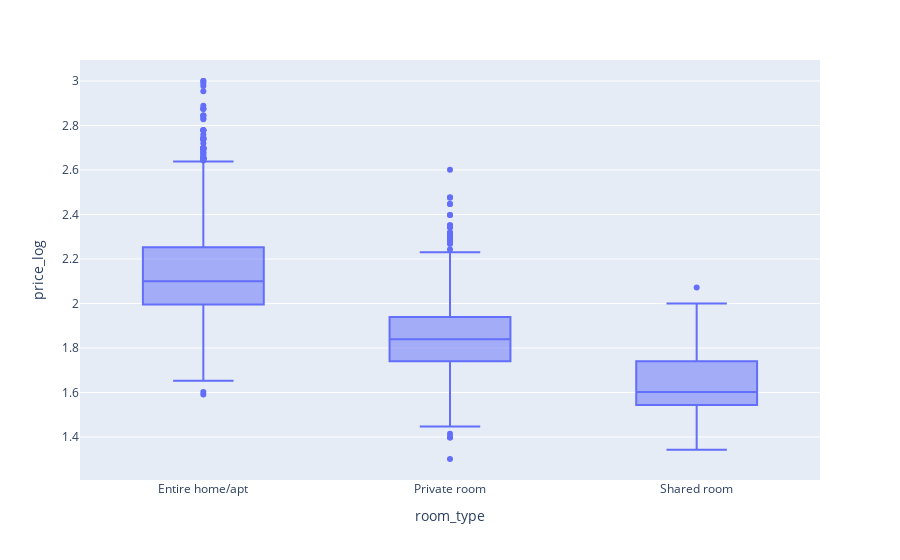

Notebook source saved alongside this figure:
### Markdown cell above
6. Visualize the price against the following variables : 

- ```room type```
- ```beds```
- ```property type```

### Code cell
px.box(dataset, x = 'room_type', y = 'price_log')

### Figure 1 — Plotly figure (JSON) as saved in the notebook; plotly's stock layout.template omitted (floating-point values rounded to 4 significant figures; data arrays with more than 128 entries replaced by an {"elided": "..."} marker saying what was removed)
{"data": [{"alignmentgroup": "True", "hovertemplate": "room_type=%{x}<br>price_log=%{y}<extra></extra>", "legendgroup": "", "marker": {"color": "#636efa"}, "name": "", "notched": false, "offsetgroup": "", "orientation": "v", "showlegend": false, "type": "box", "x": {"elided": "3818 str values"}, "x0": " ", "xaxis": "x", "y": {"elided": "3818 float values"}, "y0": " ", "yaxis": "y"}], "layout": {"boxmode": "group", "legend": {"tracegroupgap": 0}, "margin": {"t": 60}, "xaxis": {"anchor": "y", "domain": [0, 1], "title": {"text": "room_type"}}, "yaxis": {"anchor": "x", "domain": [0, 1], "title": {"text": "price_log"}}}}
